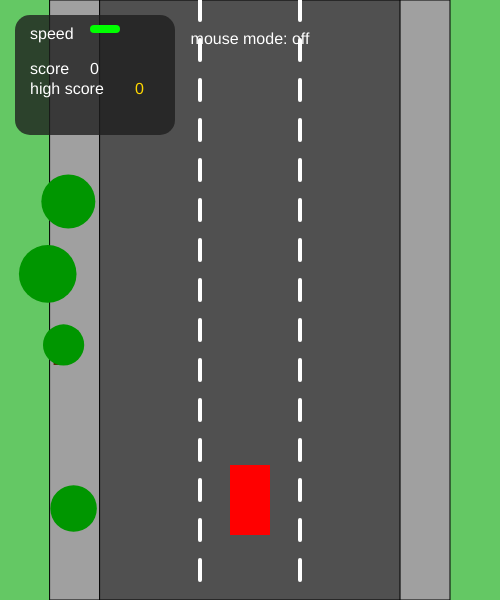
Frame 1 (no input)
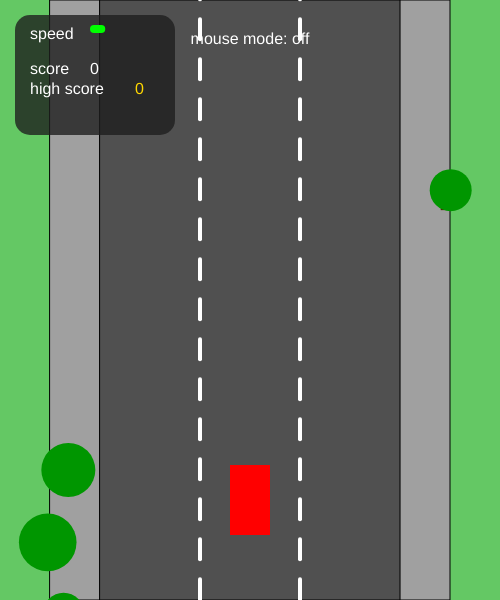
Frame 60 (no input)
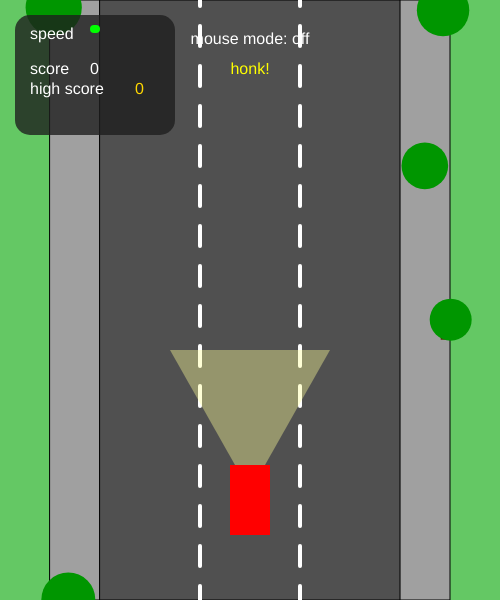
Frame 120 (the mouse pressed at the canvas centre since frame 60)

The p5.js sketch that drew these frames (run headless with seeded random() and noise() and a simulated clock; from frame 60 on, the mouse is pressed at the canvas centre):

// p5.js sketch
// ── sketch.js
// #1 w pressed: playerSpeed++ 
// #2 w released: playerSpeed-- 
// #3 s pressed: playerSpeed-- (brake)
// #4 a pressed: change lane left 
// #5 d pressed: change lane right 
// #6 r pressed (after game over): restarts game 
// #7 mouse pressed: honking = true 
// #8 mouse released: honking = false 
// #9 t pressed: toggles mouse lane control mode
// #10 moving mouse over lanes switches player if mouse mode is on
// #11 f pressed: toggles fullscreen (centered + resizes correctly)

// variables
let player
let enemies = []
let trees = []
let playerSpeed = 6
let minSpeed = 2
let maxSpeed = 20
let lanes = []
let score = 0
let highScore = 0
let gameOver = false
let laneLineOffset = 0
let honking = false
let honkStart = 0
let keyHoldStart = { a: 0, d: 0 }
let hasDoubleMoved = { a: false, d: false }
let mouseLaneMode = false
let baseWidth = 500
let baseHeight = 600
let scaleFactor = 1

function setup() {
  frameRate(240)
  createCanvas(baseWidth, baseHeight)
  setupGame()
}

function setupGame() {
  lanes = [150, 250, 350]
  player = {
    x: 250,
    y: 500,
    targetY: 500,
    width: 40,
    height: 70,
    lane: 1,
    targetX: 250,
    tilt: 0,
    targetTilt: 0
  }

  enemies = []
  trees = []
  for (let i = 0; i < 3; i++) enemies.push(createEnemy())
  for (let i = 0; i < 6; i++) trees.push(createTree())

  textAlign(CENTER, CENTER)
  textSize(24)
  fill(255)

  let cnv = document.querySelector('canvas')
  if (cnv) {
    cnv.style.display = "block"
    cnv.style.margin = "auto"
    cnv.tabIndex = 0
    cnv.focus()
  }
}

function draw() {
  // scale all drawing when fullscreened
  push()
  translate((width - baseWidth * scaleFactor) / 2, (height - baseHeight * scaleFactor) / 2)
  scale(scaleFactor)

  let delta = deltaTime / (1000 / 60)
  background(100, 200, 100)

  fill(160)
  rectMode(CORNER)
  rect(50, 0, 50, baseHeight)
  rect(baseWidth - 100, 0, 50, baseHeight)

  fill(80)
  rectMode(CENTER)
  rect(baseWidth / 2, baseHeight / 2, 300, baseHeight)

  laneLineOffset += playerSpeed * delta
  if (laneLineOffset > 40) laneLineOffset = 0
  stroke(255)
  strokeWeight(4)
  for (let i = 1; i < lanes.length; i++) {
    for (let y = -40; y < baseHeight; y += 40) {
      line(lanes[i] - 50, y + laneLineOffset, lanes[i] - 50, y + 20 + laneLineOffset)
    }
  }
  noStroke()

  drawTrees(delta)

  if (!gameOver) {
    if (keyIsDown(87)) { // w
      playerSpeed += 0.15 * delta
      player.targetY = 480
    } else {
      playerSpeed -= 0.05 * delta
      player.targetY = 500
    }
    if (keyIsDown(83)) { // s
      playerSpeed -= 0.7 * delta
      player.targetY = 520
    }
    playerSpeed = constrain(playerSpeed, minSpeed, maxSpeed)

    handleLaneHold()
    if (mouseLaneMode) handleMouseLaneControl()

    player.x = lerp(player.x, player.targetX, 0.2)
    player.y = lerp(player.y, player.targetY, 0.1)
    player.tilt = lerp(player.tilt, player.targetTilt, 0.3)
    if (abs(player.x - player.targetX) < 15) player.targetTilt = 0

    if (honking) {
      drawHeadlights()
      checkHonkEffect()
    }

    fill(255, 0, 0)
    rectMode(CENTER)
    push()
    translate(player.x, player.y)
    rotate(radians(player.tilt))
    rect(0, 0, player.width, player.height)
    pop()

    for (let i = enemies.length - 1; i >= 0; i--) {
      let e = enemies[i]
      let relativeSpeed = (playerSpeed - e.speed) * delta
      e.y += relativeSpeed
      e.x = lerp(e.x, lanes[e.lane], 0.2)
      e.tilt = lerp(e.tilt || 0, e.targetTilt || 0, 0.3)
      if (abs(e.x - lanes[e.lane]) < 10) e.targetTilt = 0

      push()
      translate(e.x, e.y)
      rotate(radians(e.tilt || 0))
      fill(100, 100, 255)
      rect(0, 0, e.width, e.height)
      pop()

      if (
        collideRectRect(
          player.x - player.width / 2,
          player.y - player.height / 2,
          player.width,
          player.height,
          e.x - e.width / 2,
          e.y - e.height / 2,
          e.width,
          e.height
        )
      ) {
        gameOver = true
        if (score > highScore) highScore = score
      }

      if (e.y > baseHeight + e.height) {
        enemies.splice(i, 1)
        score++
        enemies.push(createEnemyUniqueLane())
      }
    }

    drawHUD()
  } else {
    textAlign(CENTER, CENTER)
    textSize(48)
    fill(255, 0, 0)
    text("game over", baseWidth / 2, baseHeight / 2 - 20)

    textSize(24)
    fill(255)
    text("press r to restart", baseWidth / 2, baseHeight / 2 + 30)
  }

  pop()
}

function handleLaneHold() {
  const now = millis()
  if (keyIsDown(65) || keyIsDown(LEFT_ARROW)) {
    if (keyHoldStart.a === 0) keyHoldStart.a = now
    if (!hasDoubleMoved.a && now - keyHoldStart.a > 300) {
      if (player.lane > 1) player.lane -= 2
      else if (player.lane > 0) player.lane--
      player.targetX = lanes[player.lane]
      player.targetTilt = -20
      hasDoubleMoved.a = true
    }
  } else {
    keyHoldStart.a = 0
    hasDoubleMoved.a = false
  }

  if (keyIsDown(68) || keyIsDown(RIGHT_ARROW)) {
    if (keyHoldStart.d === 0) keyHoldStart.d = now
    if (!hasDoubleMoved.d && now - keyHoldStart.d > 300) {
      if (player.lane < lanes.length - 2) player.lane += 2
      else if (player.lane < lanes.length - 1) player.lane++
      player.targetX = lanes[player.lane]
      player.targetTilt = 20
      hasDoubleMoved.d = true
    }
  } else {
    keyHoldStart.d = 0
    hasDoubleMoved.d = false
  }
}

function handleMouseLaneControl() {
  for (let i = 0; i < lanes.length; i++) {
    let laneX = lanes[i]
    let leftEdge = laneX - 50
    let rightEdge = laneX + 50
    if (mouseX / scaleFactor > leftEdge && mouseX / scaleFactor < rightEdge) {
      if (player.lane !== i) {
        player.lane = i
        player.targetX = lanes[i]
        player.targetTilt = 10 * (i - 1)
      }
    }
  }
}

function drawHeadlights() {
  push()
  noStroke()
  fill(255, 255, 150, 100)
  beginShape()
  vertex(player.x - 15, player.y - 35)
  vertex(player.x + 15, player.y - 35)
  vertex(player.x + 80, player.y - 150)
  vertex(player.x - 80, player.y - 150)
  endShape(CLOSE)
  pop()
}

function checkHonkEffect() {
  if (millis() - honkStart >= 700) {
    for (let e of enemies) {
      let d = dist(player.x, player.y, e.x, e.y)
      if (e.lane === player.lane && e.y < player.y && d < 200) {
        let oldLane = e.lane
        let available = [0, 1, 2].filter(i =>
          i !== oldLane && !enemies.some(o => o.lane === i && abs(o.y - e.y) < 120)
        )
        if (available.length > 0) {
          let newLane = random(available)
          e.lane = newLane
          e.targetTilt = (newLane > oldLane ? 15 : -15)
        }
      }
    }
    honkStart = millis()
  }
}

function mousePressed() {
  honking = true
  honkStart = millis()
}

function mouseReleased() {
  honking = false
}

function drawHUD() {
  let mph = floor(playerSpeed * 10)
  fill(30, 30, 30, 200)
  rectMode(CORNER)
  rect(15, 15, 160, 120, 15)
  fill(255)
  textSize(16)
  textAlign(LEFT, CENTER)
  text("speed", 30, 35)
  text("score", 30, 70)
  fill(0, 255, 0)
  rect(90, 25, map(playerSpeed, minSpeed, maxSpeed, 10, 100), 8, 5)
  fill(255)
  text(score, 90, 70)

  text("high score", 30, 90)
  fill(255, 215, 0)
  text(highScore, 135, 90)

  fill(mouseLaneMode ? color(0, 200, 255) : color(255))
  textAlign(CENTER)
  text(mouseLaneMode ? "mouse mode: on" : "mouse mode: off", baseWidth / 2, 40)

  if (honking) {
    fill(255, 255, 0)
    text("honk!", baseWidth / 2, 70)
  }
}

function keyPressed() {
  if (key === 'f' || key === 'F') {
    let fs = fullscreen()
    fullscreen(!fs)
    setTimeout(() => {
      let cnv = document.querySelector('canvas')
      if (cnv) {
        cnv.focus()
        window.focus()
      }
    }, 300)
    return
  }

  if (!gameOver) {
    if (key === 'a' || key === 'A' || keyCode === LEFT_ARROW) {
      if (player.lane > 0) {
        player.lane--
        player.targetX = lanes[player.lane]
        player.targetTilt = -15
      }
    } else if (key === 'd' || key === 'D' || keyCode === RIGHT_ARROW) {
      if (player.lane < lanes.length - 1) {
        player.lane++
        player.targetX = lanes[player.lane]
        player.targetTilt = 15
      }
    } else if (key === 't' || key === 'T') {
      mouseLaneMode = !mouseLaneMode
    }
  } else if (key === 'r' || key === 'R') restartGame()
}

function windowResized() {
  if (fullscreen()) {
    resizeCanvas(windowWidth, windowHeight)
    scaleFactor = min(windowWidth / baseWidth, windowHeight / baseHeight)
  } else {
    resizeCanvas(baseWidth, baseHeight)
    scaleFactor = 1
  }
}

function createEnemyUniqueLane() {
  let occupiedLanes = enemies.map(e => e.lane)
  let availableLanes = lanes.map((x, idx) => idx).filter(i => !occupiedLanes.includes(i))
  let lane = availableLanes.length === 0 ? floor(random(0, lanes.length)) : random(availableLanes)
  return {
    x: lanes[lane],
    y: random(-600, -100),
    width: 40,
    height: 70,
    lane,
    speed: random(3, 8),
    targetTilt: 0,
    tilt: 0
  }
}

function createEnemy() {
  let lane = floor(random(0, lanes.length))
  return {
    x: lanes[lane],
    y: random(-600, -100),
    width: 40,
    height: 70,
    lane,
    speed: random(3, 8),
    targetTilt: 0,
    tilt: 0
  }
}

function restartGame() {
  score = 0
  enemies = []
  trees = []
  for (let i = 0; i < 3; i++) enemies.push(createEnemy())
  for (let i = 0; i < 6; i++) trees.push(createTree())
  gameOver = false
  player.lane = 1
  player.x = lanes[player.lane]
  player.targetX = lanes[player.lane]
  player.tilt = 0
  player.targetTilt = 0
  playerSpeed = 6
}

function createTree() {
  let side = random(["left", "right"])
  let x = side === "left" ? random(10, 80) : random(baseWidth - 90, baseWidth - 10)
  return { x, y: random(-600, baseHeight), size: random(40, 60), side }
}

function drawTrees(delta) {
  for (let i = trees.length - 1; i >= 0; i--) {
    trees[i].y += playerSpeed * delta
    fill(80, 40, 0)
    rect(trees[i].x, trees[i].y, 10, 20)
    fill(0, 150, 0)
    ellipse(trees[i].x + 5, trees[i].y - 10, trees[i].size, trees[i].size)
    if (trees[i].y > baseHeight + 50) {
      trees.splice(i, 1)
      trees.push(createTree())
    }
  }
}

function collideRectRect(x1, y1, w1, h1, x2, y2, w2, h2) {
  return x1 < x2 + w2 && x1 + w1 > x2 && y1 < y2 + h2 && y1 + h1 > y2
}
